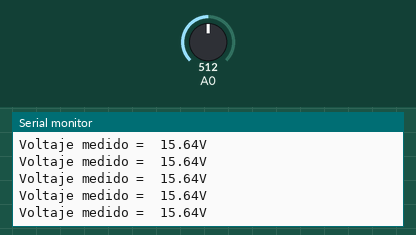
Bench run of a sketch on a simulated Arduino Uno, built with avr-gcc and run on an emulated ATmega328P. Shown: the last lines printed to the serial monitor. Inputs (shaded band) come from the test bench; at power-on: A0 = 512.

Above: at 1.2 s.
1.3 s: A0 set to 716
At 1.69 s:
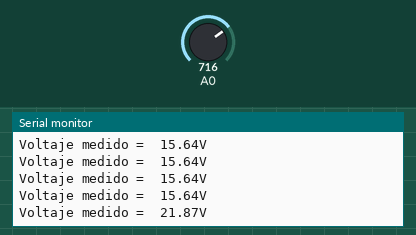
2.8 s: A0 set to 900
At 2.94 s:
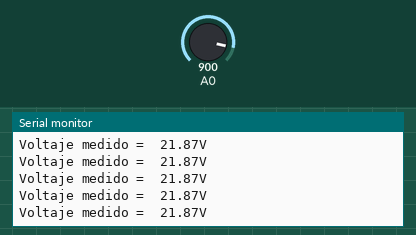
Timing chart, 0 to 5.8 s (numbered marks = the images above; inputs shaded):
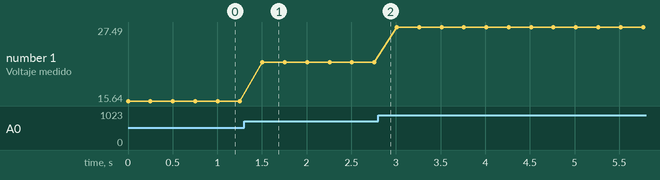

Measured:
- after the input at 1.3 s, the serial monitor: prints a new line after 0.20 s (image 1)
- plotted number 1: 15.64 → 21.87 after the input at 1.3 s, 21.87 → 27.49 after the input at 2.8 s

The sketch:

Uso_Sensor_Voltaje.ino
```cpp
const float Factor = 1.25; // Constante del Factor de Lectura
int lectura = 0; //Guardar La lectura hecha por el sensor

void setup() {
Serial.begin(9600); // Inicializamos la comunicacion Serial
}

void loop() {
lectura = analogRead(A0); //Para hacer la lectura del pin A0
float voltaje =  (25*lectura*Factor)/1023; // Conversion de lectura analogica a valores de medicion
Serial.print("Voltaje medido =  ");
Serial.print(voltaje); // Muestra en el monitor serial la lectura
Serial.println("V");
delay(250);
}
```
